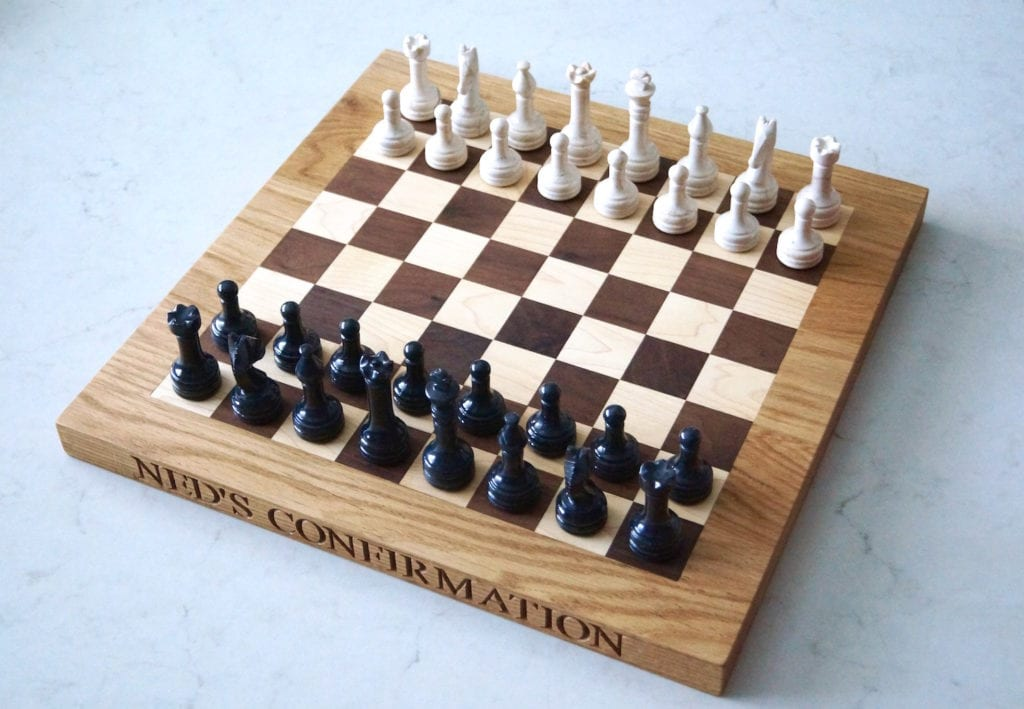
#> input picture _img/chessboard_perspective.jpg, 1024 x 709 px, found by its file name
$ python week04_ar_solution.py
#> lines starting #> are read from the running program, lines starting #| are printed output that depends on the picture

import numpy as np
import matplotlib.pyplot as plt
import cv2


# Virtual object points expressed in the b-frame and in mm
edge_length_mm = 35
points_b = np.array(
        [
            [0, 0, 0],
            [1, 0, 0],
            [1, 0, 1],
            [0, 0, 1],
            [0, 1, 0],
            [1, 1, 0],
            [1, 1, 1],
            [0, 1, 1],
            [1, 0, 0],
            [0, 1, 0],
            [0, 0, 1]
        ])
points_b =  edge_length_mm * points_b.T


# Lines on the cuboid as sequence of tuples containing the indices of the starting point and the endpoint
edges = [
         [4, 5], [5, 6], [6, 7], [7, 4],  # Lines of back plane
         [0, 4], [1, 5], [2, 6], [3, 7], # Lines connecting front with back-plane
         [0, 1], [1, 2], [2, 3], [3, 0],  # Lines of front plane
         [0, 8], [0, 9], [0, 10],  # Lines indicating the coordinate frame
        ]

# Line colors can be given one of the strings 'r' for red, 'g' for green, 'b' for blue
edgecolors = [
               '0.8','0.8','0.8','0.8',
               '0.5','0.5','0.5','0.5',
               'k','k','k','k',
                'r','g','b'
             ]

def plot_edges(ax, image_points: np.ndarray, edges: list, edgcolors: list = [], title: str="view"):
    #plt.ylim(3000, 0)
    #plt.xlim(0, 4000)
    for edgeId, edge in enumerate(edges):
        pt1 = image_points[:, edge[0]]
        pt2 = image_points[:, edge[1]]
        x1 = pt1[0]
        x2 = pt2[0]
        y1 = pt1[1]
        y2 = pt2[1]
        # in the plot y points upwards so i use -y to let positive y point downwards in the plot
        colorString = edgecolors[edgeId]
        ax.plot([x1, x2], [y1, y2], colorString)
    plt.title(title)
    plt.xlabel('x - axis')
    plt.ylabel('y - axis')
    return


def plotPointsOnImage(img: np.ndarray, points: np.ndarray):
    plt.figure()
    plt.imshow(img)
    for point in points:
        plt.plot(point[0], point[1], 'o')
    plt.title("image with points at specified coordinates")
    plt.xlabel("coordinate 1")
    plt.ylabel("coordinate 0")
    plt.show()


def homographyFrom4PointCorrespondences(x_c: np.ndarray, x_b: np.ndarray) -> np.ndarray:
    # Matrix D und Vektor y
    A = np.zeros((8, 8))
    y = np.zeros((8,))
    for n in range(4):
        A[2*n, :] = [x_b[n, 0], x_b[n, 1], 1, 0, 0, 0, -x_b[n, 0]*x_c[n, 0], -x_b[n, 1]*x_c[n, 0]]
        A[2*n+1, :] = [0, 0, 0, x_b[n, 0], x_b[n, 1], 1, -x_b[n, 0]*x_c[n, 1], -x_b[n, 1]*x_c[n, 1]]
        y[2*n] = x_c[n, 0]
        y[2*n+1] = x_c[n, 1]
    # Compute coefficient vector theta = [a b c ...  h]
    theta = np.linalg.solve(A, y)
    # Compute the homography that maps points from the undistorted image to the distorted image
    H_d_u = np.ones((3, 3))
    H_d_u[0, :] = theta[0:3]
    H_d_u[1, :] = theta[3:6]
    H_d_u[2, 0:2] = theta[6:8]
    return H_d_u


def rigidBodyMotion(H_c_b, f):
    K_c = np.array([[f, 0, 0], [0, f, 0], [0, 0, 1]])
    V = np.linalg.inv(K_c) @ H_c_b
    rx = V[:, 0] / np.linalg.norm(V[:, 0])
    rz = np.cross(rx, V[:, 1])
    rz = rz / np.linalg.norm(rz)
    ry = np.cross(rz, rx)
    R_c_b = np.hstack((rx, ry, rz)).reshape((3,3)).T
    t_c_cb = V[:, [2]] / np.linalg.norm(V[:, 0])
    return R_c_b, t_c_cb


def focalLength(H_c_b):
    h11 = H_c_b[0, 0]
    h12 = H_c_b[0, 1]
    h21 = H_c_b[1, 0]
    h22 = H_c_b[1, 1]
    h31 = H_c_b[2, 0]
    h32 = H_c_b[2, 1]
    fsquare = - (h11 * h12 + h21 * h22) / (h31 * h32)
    return np.sqrt(fsquare)


if __name__ == "__main__":

    # Read image
    imgName = '/app/_img/chessboard_perspective.jpg'
    img_d = plt.imread(imgName)
#> img_d is the input picture: shape (709, 1024, 3); mean R, G, B 174.2, 173.3, 174.8

    # Define point correspondences

    # Image coordinates are defined as [horizontal, vertical] with [0, 0 ] at the left top corner
    x_d = np.array([[48, 385], [188, 927], [424, 55], [665, 721]])
    x_c = np.array([p[::-1] for p in x_d])
    # x_c = np.array([[246, 178], [810, 230], [817, 513], [36, 350]])
    # Keyboard coordinates in units of mm are defined as [horizontal vertical] with [0,0] at
    # the left bottom corner
    x_b = np.array([[0, 165], [305, 165], [305, 0], [0, 0], ])

    plotPointsOnImage(img_d, x_c)
#> in plotPointsOnImage, `plt.show()`:
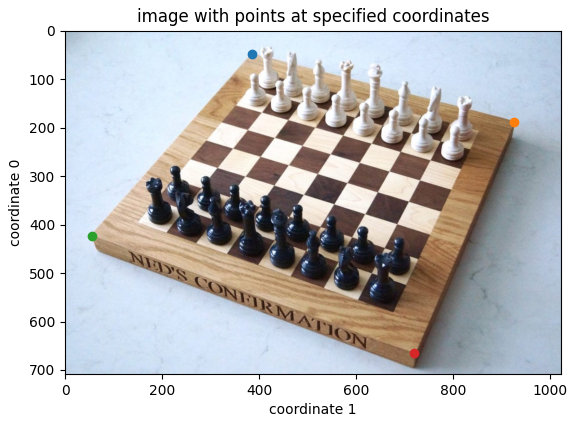
#> figure drawn by matplotlib, 1 panel

    # Estimate the homography from the body planar survace to the image coordinates with the origin in the image center
    M = img_d.shape[0]
#> M = 709
    N = img_d.shape[1]
#> N = 1024
    cx = M/2
#> cx = 354.5
    cy = N/2
#> cy = 512
    x_c_center = np.array((cx, cy))
#> x_c_center = [354.5, 512]
    cH_c_b = homographyFrom4PointCorrespondences(x_c - x_c_center, x_b)

    # Determine focal length and pose
    f = focalLength(cH_c_b)
#> f = 654.1
    R_c_b, t_c_cb = rigidBodyMotion(cH_c_b, f)
#> t_c_cb = [146.9, 61.31, 262.1]

    # Transform wireframe coordinates into camera coordinates and project onto the camera sensor
    points_c = R_c_b @ points_b + t_c_cb
    K_c = np.array([[f, 0, cx], [0, f, cy], [0, 0, 1]])
    image_points_homogeneous = (K_c @ points_c)
    image_points = image_points_homogeneous[:2, :] / image_points_homogeneous[2, :]

    # View the image and the wireframe overlay
    plt.imshow(img_d)
    plt.title("Undestorted Image")
    ax = plt.gca()
    plot_edges(ax, image_points, edges, title="Perspective view")
    plt.show()
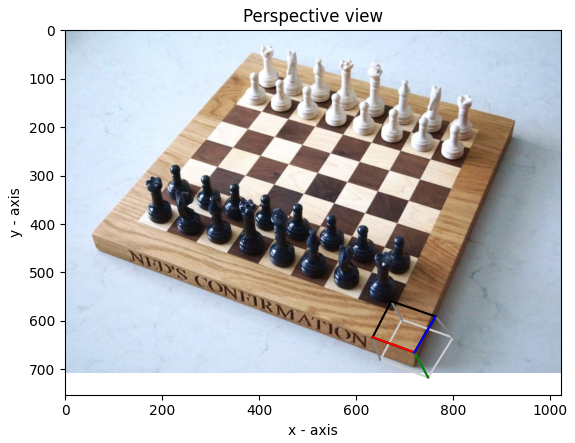
#> figure drawn by matplotlib, 1 panel
    plt.show()

$ run again, with _img/20230502_175404.jpg copied over _img/chessboard_perspective.jpg
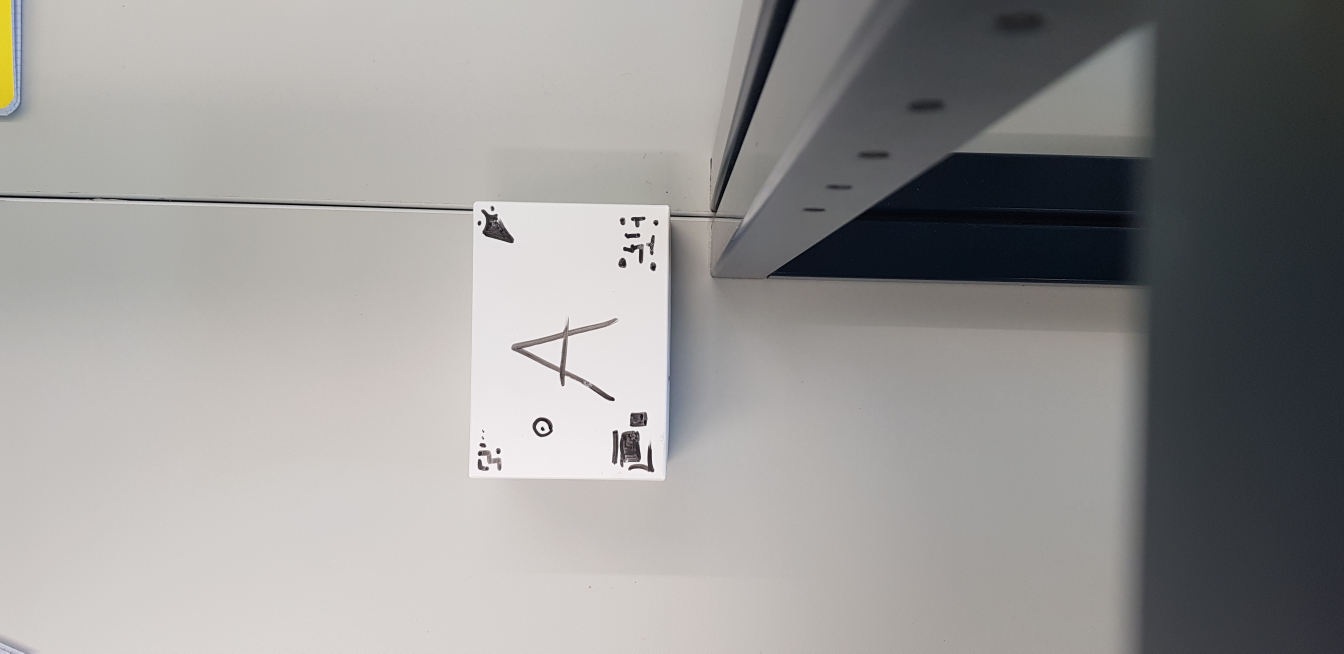
#> input picture _img/20230502_175404.jpg, 4032 x 1960 px, found by its file name (shown at 1/3 size)
#> img_d is the input picture: shape (1960, 4032, 3); mean R, G, B 151.1, 149.7, 148.3
#> in plotPointsOnImage, `plt.show()`:
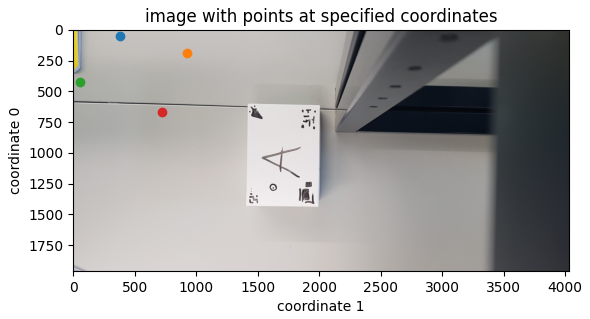
#> figure drawn by matplotlib, 1 panel
#> `plt.show()`:
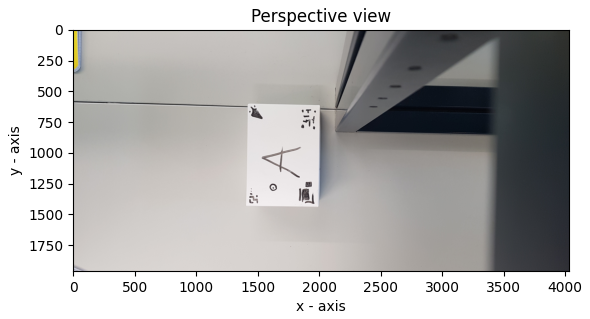
#> figure drawn by matplotlib, 1 panel
